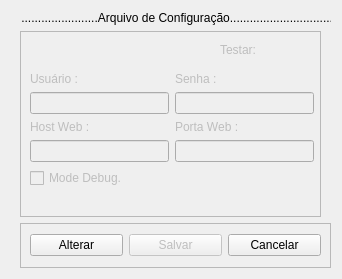
<?xml version="1.0" encoding="UTF-8"?>
<ui version="4.0">
 <class>mnConfig</class>
 <widget class="QWidget" name="mnConfig">
  <property name="geometry">
   <rect>
    <x>0</x>
    <y>0</y>
    <width>342</width>
    <height>279</height>
   </rect>
  </property>
  <property name="minimumSize">
   <size>
    <width>338</width>
    <height>279</height>
   </size>
  </property>
  <property name="maximumSize">
   <size>
    <width>367</width>
    <height>279</height>
   </size>
  </property>
  <property name="windowTitle">
   <string>Form</string>
  </property>
  <layout class="QVBoxLayout" name="verticalLayout_3">
   <item>
    <layout class="QVBoxLayout" name="verticalLayout_2">
     <property name="leftMargin">
      <number>9</number>
     </property>
     <item>
      <widget class="QLabel" name="label">
       <property name="sizePolicy">
        <sizepolicy hsizetype="Fixed" vsizetype="Fixed">
         <horstretch>0</horstretch>
         <verstretch>0</verstretch>
        </sizepolicy>
       </property>
       <property name="text">
        <string>........................Arquivo de Configuração...............................</string>
       </property>
       <property name="alignment">
        <set>Qt::AlignCenter</set>
       </property>
      </widget>
     </item>
     <item>
      <widget class="QFrame" name="frm_body">
       <property name="enabled">
        <bool>false</bool>
       </property>
       <property name="maximumSize">
        <size>
         <width>301</width>
         <height>191</height>
        </size>
       </property>
       <property name="frameShape">
        <enum>QFrame::StyledPanel</enum>
       </property>
       <property name="frameShadow">
        <enum>QFrame::Raised</enum>
       </property>
       <widget class="QWidget" name="layoutWidget">
        <property name="geometry">
         <rect>
          <x>10</x>
          <y>40</y>
          <width>284</width>
          <height>117</height>
         </rect>
        </property>
        <layout class="QVBoxLayout" name="verticalLayout_8">
         <item>
          <layout class="QHBoxLayout" name="horizontalLayout_2">
           <item>
            <layout class="QVBoxLayout" name="verticalLayout_9">
             <item>
              <layout class="QVBoxLayout" name="verticalLayout_10">
               <item>
                <widget class="QLabel" name="label_6">
                 <property name="text">
                  <string>Usuário :</string>
                 </property>
                 <property name="buddy">
                  <cstring>text_user</cstring>
                 </property>
                </widget>
               </item>
               <item>
                <widget class="QLineEdit" name="text_user"/>
               </item>
              </layout>
             </item>
             <item>
              <layout class="QVBoxLayout" name="verticalLayout_11">
               <item>
                <widget class="QLabel" name="label_7">
                 <property name="text">
                  <string>Host Web :</string>
                 </property>
                 <property name="buddy">
                  <cstring>text_host</cstring>
                 </property>
                </widget>
               </item>
               <item>
                <widget class="QLineEdit" name="text_host"/>
               </item>
              </layout>
             </item>
            </layout>
           </item>
           <item>
            <layout class="QVBoxLayout" name="verticalLayout_12">
             <item>
              <layout class="QVBoxLayout" name="verticalLayout_13">
               <item>
                <widget class="QLabel" name="label_8">
                 <property name="text">
                  <string>Senha :</string>
                 </property>
                 <property name="buddy">
                  <cstring>text_password</cstring>
                 </property>
                </widget>
               </item>
               <item>
                <widget class="QLineEdit" name="text_password">
                 <property name="echoMode">
                  <enum>QLineEdit::Password</enum>
                 </property>
                </widget>
               </item>
              </layout>
             </item>
             <item>
              <layout class="QVBoxLayout" name="verticalLayout_14">
               <item>
                <widget class="QLabel" name="label_9">
                 <property name="text">
                  <string>Porta Web :</string>
                 </property>
                 <property name="buddy">
                  <cstring>text_port</cstring>
                 </property>
                </widget>
               </item>
               <item>
                <widget class="QLineEdit" name="text_port"/>
               </item>
              </layout>
             </item>
            </layout>
           </item>
          </layout>
         </item>
         <item>
          <widget class="QCheckBox" name="checkbox_debug">
           <property name="text">
            <string>Mode Debug.</string>
           </property>
          </widget>
         </item>
        </layout>
       </widget>
       <widget class="QWidget" name="">
        <property name="geometry">
         <rect>
          <x>200</x>
          <y>1</y>
          <width>80</width>
          <height>35</height>
         </rect>
        </property>
        <layout class="QHBoxLayout" name="horizontalLayout_3">
         <item>
          <widget class="QLabel" name="label_2">
           <property name="text">
            <string>Testar:</string>
           </property>
           <property name="buddy">
            <cstring>pushButton_4</cstring>
           </property>
          </widget>
         </item>
         <item>
          <widget class="QPushButton" name="pushButton_4">
           <property name="text">
            <string/>
           </property>
           <property name="icon">
            <iconset resource="../resources/icons.qrc">
             <normaloff>:/icons/reload.png</normaloff>:/icons/reload.png</iconset>
           </property>
           <property name="iconSize">
            <size>
             <width>25</width>
             <height>25</height>
            </size>
           </property>
           <property name="flat">
            <bool>true</bool>
           </property>
          </widget>
         </item>
        </layout>
       </widget>
      </widget>
     </item>
     <item>
      <widget class="QFrame" name="frame_2">
       <property name="maximumSize">
        <size>
         <width>331</width>
         <height>45</height>
        </size>
       </property>
       <property name="frameShape">
        <enum>QFrame::StyledPanel</enum>
       </property>
       <property name="frameShadow">
        <enum>QFrame::Raised</enum>
       </property>
       <layout class="QVBoxLayout" name="verticalLayout">
        <item>
         <layout class="QHBoxLayout" name="horizontalLayout">
          <item>
           <widget class="QPushButton" name="bnt_edit">
            <property name="text">
             <string>Alterar</string>
            </property>
            <property name="icon">
             <iconset resource="../resources/icons.qrc">
              <normaloff>:/icons/pencil.png</normaloff>:/icons/pencil.png</iconset>
            </property>
            <property name="shortcut">
             <string>Alt+E</string>
            </property>
           </widget>
          </item>
          <item>
           <widget class="QPushButton" name="bnt_save">
            <property name="enabled">
             <bool>false</bool>
            </property>
            <property name="text">
             <string>Salvar</string>
            </property>
            <property name="icon">
             <iconset resource="../resources/icons.qrc">
              <normaloff>:/icons/save.png</normaloff>:/icons/save.png</iconset>
            </property>
            <property name="shortcut">
             <string>Alt+S</string>
            </property>
           </widget>
          </item>
          <item>
           <widget class="QPushButton" name="bnt_cancel">
            <property name="text">
             <string>Cancelar</string>
            </property>
            <property name="icon">
             <iconset resource="../resources/icons.qrc">
              <normaloff>:/icons/error.png</normaloff>:/icons/error.png</iconset>
            </property>
            <property name="shortcut">
             <string>Alt+C</string>
            </property>
           </widget>
          </item>
         </layout>
        </item>
       </layout>
      </widget>
     </item>
    </layout>
   </item>
  </layout>
 </widget>
 <tabstops>
  <tabstop>text_user</tabstop>
  <tabstop>text_password</tabstop>
  <tabstop>text_host</tabstop>
  <tabstop>text_port</tabstop>
  <tabstop>checkbox_debug</tabstop>
  <tabstop>bnt_edit</tabstop>
  <tabstop>bnt_cancel</tabstop>
  <tabstop>bnt_save</tabstop>
 </tabstops>
 <resources>
  <include location="../resources/icons.qrc"/>
 </resources>
 <connections>
  <connection>
   <sender>text_user</sender>
   <signal>returnPressed()</signal>
   <receiver>text_password</receiver>
   <slot>setFocus()</slot>
   <hints>
    <hint type="sourcelabel">
     <x>120</x>
     <y>97</y>
    </hint>
    <hint type="destinationlabel">
     <x>218</x>
     <y>101</y>
    </hint>
   </hints>
  </connection>
  <connection>
   <sender>text_password</sender>
   <signal>returnPressed()</signal>
   <receiver>text_host</receiver>
   <slot>setFocus()</slot>
   <hints>
    <hint type="sourcelabel">
     <x>273</x>
     <y>101</y>
    </hint>
    <hint type="destinationlabel">
     <x>117</x>
     <y>152</y>
    </hint>
   </hints>
  </connection>
  <connection>
   <sender>text_host</sender>
   <signal>returnPressed()</signal>
   <receiver>text_port</receiver>
   <slot>setFocus()</slot>
   <hints>
    <hint type="sourcelabel">
     <x>90</x>
     <y>158</y>
    </hint>
    <hint type="destinationlabel">
     <x>175</x>
     <y>158</y>
    </hint>
   </hints>
  </connection>
  <connection>
   <sender>text_port</sender>
   <signal>returnPressed()</signal>
   <receiver>checkbox_debug</receiver>
   <slot>setFocus()</slot>
   <hints>
    <hint type="sourcelabel">
     <x>299</x>
     <y>147</y>
    </hint>
    <hint type="destinationlabel">
     <x>64</x>
     <y>181</y>
    </hint>
   </hints>
  </connection>
 </connections>
</ui>
